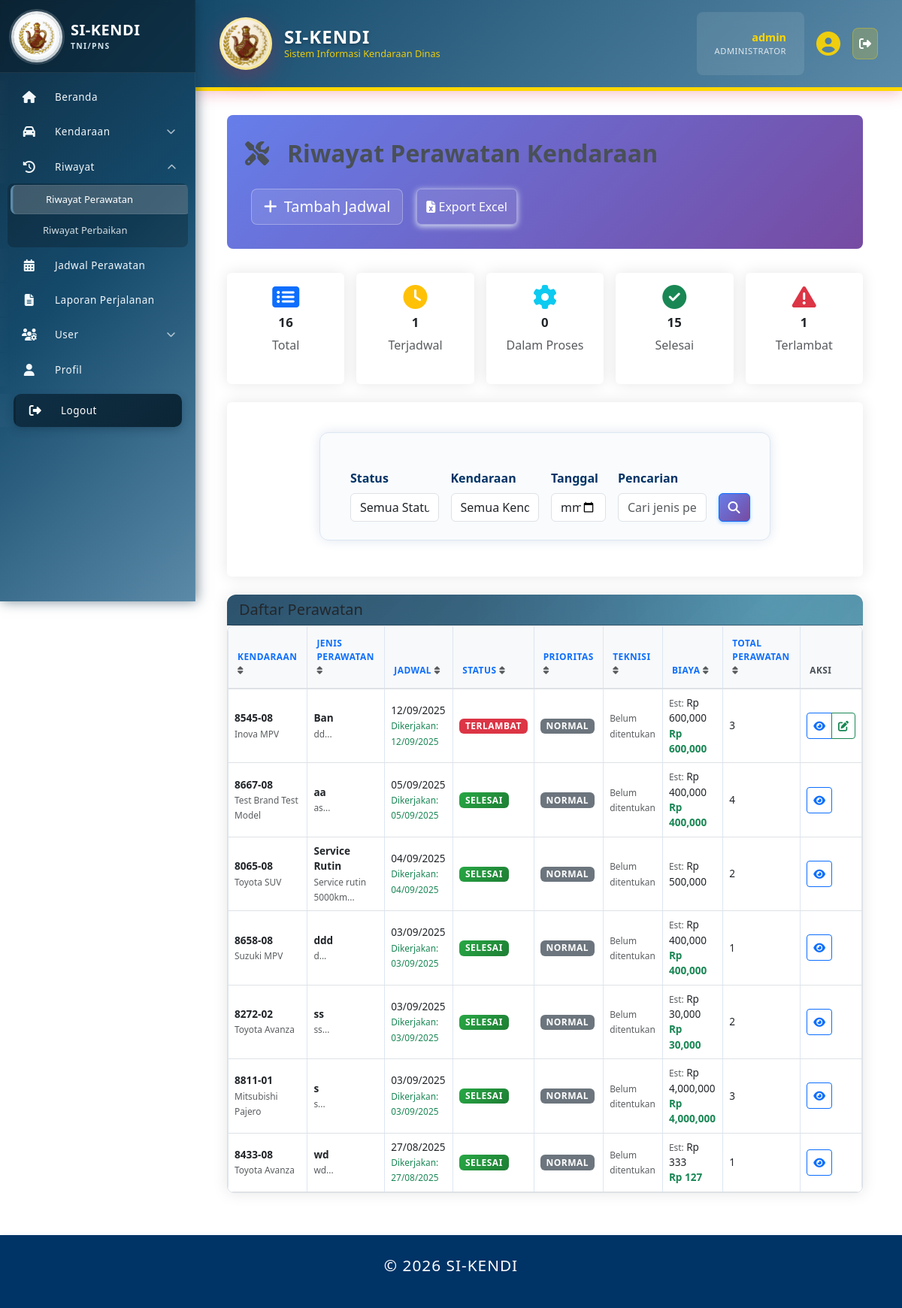
Page /index.php?page=riwayat_perawatan (signed in) on the committed database.
### tables this page shows
CREATE TABLE `jadwal_perawatan` (
  `id` int(11) NOT NULL,
  `kendaraan_id` int(11) NOT NULL,
  `jenis_perawatan` varchar(100) NOT NULL,
  `deskripsi` text DEFAULT NULL,
  `bengkel` varchar(50) DEFAULT NULL COMMENT 'Nama bengkel atau lokasi perawatan',
  `tanggal_perawatan` date DEFAULT NULL,
  `km_kembali` int(11) DEFAULT NULL,
  `km_saat_perawatan` int(11) DEFAULT NULL,
  `estimasi_biaya` decimal(15,2) DEFAULT NULL COMMENT 'Estimasi biaya perawatan',
  `status` enum('Terjadwal','Dalam Proses','Selesai','Terlewat','Dibatalkan','Ditunda') DEFAULT 'Terjadwal',
  `prioritas` varchar(30) DEFAULT NULL COMMENT 'Tingkat prioritas: Normal, Tinggi, Urgent',
  `reminder_sent` tinyint(1) DEFAULT 0,
  `tanggal_selesai` date DEFAULT NULL,
  `biaya_aktual` decimal(15,2) DEFAULT NULL COMMENT 'Biaya aktual yang dikeluarkan untuk perawatan',
  `keterangan` text DEFAULT NULL,
  `created_at` timestamp NOT NULL DEFAULT current_timestamp(),
  `updated_at` timestamp NOT NULL DEFAULT current_timestamp() ON UPDATE current_timestamp(),
  `created_by` int(11) DEFAULT NULL,
  `updated_by` int(11) DEFAULT NULL,
  `teknisi_id` int(11) DEFAULT NULL COMMENT 'ID pengguna yang bertindak sebagai teknisi'
);

CREATE TABLE `kendaraan` (
  `id` int(11) NOT NULL,
  `no_polisi` varchar(20) NOT NULL,
  `no_rangka` varchar(50) NOT NULL,
  `no_mesin` varchar(50) NOT NULL,
  `penanggung_jawab` enum('Baur Spri Kapus','Baurku','Baurtarlat','Bidduk TI','Caraka','Kabidduk TI','Kabidinfomin','Kabidinfoops','Kabidpamsisfo','Kapusinfolahta TNI','Kasubbid Jarkomta & Duknis','Kasubbid Pam Aplikasi','Kasubbid Pam jarkomta','Kasubbid SDM TI','Kasubbid Sisfogarku','Kasubbid Sisfointel','Kasubbid Sisfoopslat','Kasubbid Sisfopers','Kasubbid Sisfoter','Kataud','Kaurdal','Kaurpers','Kaurtu','Tamudi Kapus','Wakapusinfolahta TNI') NOT NULL,
  `pengguna_id` int(11) DEFAULT NULL,
  `merk` varchar(50) NOT NULL,
  `tipe` varchar(50) DEFAULT NULL,
  `tahun_pembuatan` year(4) DEFAULT NULL,
  `warna` varchar(30) DEFAULT NULL,
  `jenis` enum('Roda 2','Roda 4','Truk','Bus','Lainnya') DEFAULT 'Roda 4',
  `bahan_bakar` enum('Bensin','Solar','Listrik','Hybrid') DEFAULT 'Bensin',
  `no_reg` varchar(30) DEFAULT NULL,
  `no_stnk` varchar(30) DEFAULT NULL,
  `no_bpkb` varchar(30) DEFAULT NULL,
  `tanggal_berlaku_stnk` date DEFAULT NULL,
  `pemilik_stnk` varchar(100) DEFAULT NULL,
  `status_kepemilikan` enum('Satker','Pinjam Pakai') DEFAULT 'Satker',
  `satker` varchar(50) NOT NULL,
  `kode_barang` varchar(50) DEFAULT NULL,
  `kondisi` enum('Baik','Rusak Ringan','Rusak Berat') DEFAULT 'Baik',
  `status_kendaraan` enum('Operasional','Perbaikan','Rusak','Tidak Aktif') DEFAULT 'Operasional',
  `status_peminjaman` enum('Tersedia','Dipinjam','Maintenance','Rusak') DEFAULT 'Tersedia',
  `tanggal_servis_terakhir` date DEFAULT NULL,
  `last_service_km` int(11) DEFAULT NULL,
  `odometer` int(11) DEFAULT 0,
  `foto` varchar(255) DEFAULT NULL,
  `catatan` text DEFAULT NULL,
  `created_at` timestamp NOT NULL DEFAULT current_timestamp(),
  `updated_at` timestamp NOT NULL DEFAULT current_timestamp() ON UPDATE current_timestamp()
);

### pages/riwayat_perawatan.php (the view, shortened to what the rows shown need)
<?php
require_once 'includes/auth.php';
$action = $_GET['action'] ?? 'list';
$where_jp = [];
$params_jp = [];
$types_jp = '';
$where_k = [];
$params_k = [];
$types_k = '';
$where_jp_sql = !empty($where_jp) ? ' AND ' . implode(' AND ', $where_jp) : '';
$where_k_sql = !empty($where_k) ? ' AND ' . implode(' AND ', $where_k) : '';
$page = max(1, (int)($_GET['page_num'] ?? 1));
$limit = 10;
$offset = ($page - 1) * $limit;
$sort = strtolower(trim($_GET['sort'] ?? ''));
$dir = strtolower(trim($_GET['dir'] ?? 'desc'));
$dir = in_array($dir, ['asc', 'desc'], true) ? $dir : 'desc';
$inner_sql = "SELECT MAX(jp1.id) as id FROM jadwal_perawatan jp1 WHERE 1=1 " . $where_jp_sql . " GROUP BY jp1.kendaraan_id";
$order_by = 'jp.tanggal_perawatan DESC';
$sql = "SELECT jp.*, k.no_reg, k.merk, k.tipe, t.nama_lengkap as teknisi_nama,
           CASE
               WHEN jp.status = 'Terjadwal' AND jp.tanggal_perawatan < CURDATE() THEN 'Terlambat'
               ELSE jp.status
           END as status_display,
           COALESCE(jp.biaya_aktual, jp.estimasi_biaya, 0) AS biaya_sort,
           COALESCE(agg.total_perawatan, 0) AS total_perawatan
    FROM jadwal_perawatan jp
    JOIN kendaraan k ON jp.kendaraan_id = k.id
    LEFT JOIN pengguna t ON jp.teknisi_id = t.id
    LEFT JOIN (
        SELECT kendaraan_id, COUNT(*) AS total_perawatan
        FROM jadwal_perawatan
        GROUP BY kendaraan_id
    ) agg ON agg.kendaraan_id = jp.kendaraan_id
    WHERE jp.id IN (" . $inner_sql . ")" . $where_k_sql . "
    ORDER BY $order_by
    LIMIT ? OFFSET ?";
$stmt = $mysqli->prepare($sql);
$bind_params = array_merge($params_jp, $params_k, [$limit, $offset]);
$bind_types = $types_jp . $types_k . 'ii';
if (!empty($bind_params)) {
    $stmt->bind_param($bind_types, ...$bind_params);
}
$stmt->execute();
$perawatan_result = $stmt->get_result();
$vehicle_history = [];
function getStatusBadge($status) {
    $badges = [
        'Terjadwal' => 'warning',
        'Dalam Proses' => 'info',
        'Selesai' => 'success',
        'Ditunda' => 'secondary',
        'Terlambat' => 'danger'
    ];
    return $badges[$status] ?? 'secondary';
}
function getPriorityBadge($priority) {
    $badges = [
        'Tinggi' => 'danger',
        'Sedang' => 'warning',
        'Rendah' => 'info'
    ];
    return $badges[$priority] ?? 'secondary';
}
function sort_link($label, $key, $currentSort, $currentDir) {
    $params = $_GET;
    $isActive = ($currentSort === $key);
    $nextDir = ($isActive && strtolower($currentDir) === 'asc') ? 'desc' : 'asc';
    $params['sort'] = $key;
    $params['dir'] = $nextDir;
    $params['page'] = 'riwayat_perawatan';
    $query = http_build_query($params);
    $icon = '';
    if ($isActive) {
        $icon = strtolower($currentDir) === 'asc' ? ' <i class="fas fa-sort-up"></i>' : ' <i class="fas fa-sort-down"></i>';
    } else {
        $icon = ' <i class="fas fa-sort text-muted"></i>';
    }
    return '<a href="?' . htmlspecialchars($query) . '" class="text-decoration-none">' . htmlspecialchars($label) . $icon . '</a>';
}
?>
<div class="page-header">
            <h1><i class="fas fa-tools me-2"></i>Riwayat Perawatan Kendaraan</h1>
</div>
<div class="card">
    <div class="card-body p-0">
        <?php if ($action === 'view' && !empty($vehicle_history)): ?>
            <?php
            $backParams = $_GET;
            unset($backParams['action'], $backParams['id']);
            $backParams['page'] = 'riwayat_perawatan';
            $backUrl = '?' . http_build_query($backParams);
            ?>
            <div class="d-flex justify-content-between align-items-center px-3 py-2 border-bottom">
                <a href="<?= htmlspecialchars($backUrl) ?>" class="btn btn-outline-secondary">
                    <i class="fas fa-arrow-left me-1"></i> Kembali
                </a>
            </div>
            <div class="table-responsive">
                <table class="table table-hover mb-0" id="perawatanTable">
                    <thead class="table-light">
                        <tr>
                            <th>Tanggal</th>
                            <th>Jenis Perawatan</th>
                            <th>Deskripsi</th>
                            <th>Status</th>
                            <th>Teknisi</th>
                            <th>Biaya</th>
                        </tr>
                    </thead>
                    <tbody>
                        <?php foreach ($vehicle_history as $hist): ?>
                            <tr>
                                <td><?= date('d/m/Y', strtotime($hist['tanggal_perawatan'])) ?></td>
                                <td><?= htmlspecialchars($hist['jenis_perawatan']) ?></td>
                                <td><?= nl2br(htmlspecialchars(substr($hist['deskripsi'], 0, 100))) ?></td>
                                <td><span class="badge bg-<?= getStatusBadge($hist['status']) ?>"><?= htmlspecialchars($hist['status']) ?></span></td>
                                <td><?= htmlspecialchars($hist['teknisi_nama'] ?? $hist['nama_lengkap'] ?? '-') ?></td>
                                <td>
                                    <small class="text-muted">Est:</small> Rp <?= number_format($hist['estimasi_biaya'] ?: 0) ?>
                                    <?php if ($hist['biaya_aktual']): ?>
                                        <br><strong class="text-success">Act: Rp <?= number_format($hist['biaya_aktual']) ?></strong>
                                    <?php endif; ?>
                                </td>
                            </tr>
                        <?php endforeach; ?>
                    </tbody>
                </table>
            </div>
        <?php elseif ($perawatan_result->num_rows > 0): ?>
            <div class="table-responsive">
                <table class="table table-hover mb-0" id="perawatanTable">
                    <thead class="table-light">
                        <tr>
                            <th><?= sort_link('Kendaraan','kendaraan', $sort, $dir) ?></th>
                            <th><?= sort_link('Jenis Perawatan','jenis', $sort, $dir) ?></th>
                            <th><?= sort_link('Jadwal','jadwal', $sort, $dir) ?></th>
                            <th><?= sort_link('Status','status', $sort, $dir) ?></th>
                            <th><?= sort_link('Prioritas','prioritas', $sort, $dir) ?></th>
                            <th><?= sort_link('Teknisi','teknisi', $sort, $dir) ?></th>
                            <th><?= sort_link('Biaya','biaya', $sort, $dir) ?></th>
                            <th><?= sort_link('Total Perawatan','total', $sort, $dir) ?></th>
                            <th>Aksi</th>
                        </tr>
                    </thead>
                    <tbody>
                        <?php while ($row = $perawatan_result->fetch_assoc()): ?>
                            <tr>
                                <td>
                                    <strong><?= htmlspecialchars($row['no_reg']) ?></strong>
                                    <br><small class="text-muted"><?= htmlspecialchars($row['merk'] . ' ' . $row['tipe']) ?></small>
                                </td>
                                <td>
                                    <strong><?= htmlspecialchars($row['jenis_perawatan']) ?></strong>
                                    <?php if ($row['deskripsi']): ?>
                                        <br><small class="text-muted"><?= htmlspecialchars(substr($row['deskripsi'], 0, 50)) ?>...</small>
                                    <?php endif; ?>
                                </td>
                                <td>
                                    <?= date('d/m/Y', strtotime($row['tanggal_perawatan'])) ?>
                                    <?php if ($row['tanggal_perawatan']): ?>
                                        <br><small class="text-success">Dikerjakan: <?= date('d/m/Y', strtotime($row['tanggal_perawatan'])) ?></small>
                                    <?php endif; ?>
                                </td>
                                <td>
                                    <span class="badge bg-<?= getStatusBadge($row['status_display']) ?>">
                                        <?= $row['status_display'] ?>
                                    </span>
                                </td>
                                <td>
                                    <?php if ($row['prioritas']): ?>
                                        <span class="badge bg-<?= getPriorityBadge($row['prioritas']) ?>">
                                            <?= $row['prioritas'] ?>
                                        </span>
                                    <?php endif; ?>
                                </td>
                                <td>
                                    <?= $row['teknisi_nama'] ? htmlspecialchars($row['teknisi_nama']) : '<small class="text-muted">Belum ditentukan</small>' ?>
                                </td>
                                <td>
                                    <small class="text-muted">Est:</small> Rp <?= number_format($row['estimasi_biaya'] ?: 0) ?>
                                    <?php if ($row['biaya_aktual']): ?>
                                        <br><strong class="text-success">Rp <?= number_format($row['biaya_aktual']) ?></strong>
                                    <?php endif; ?>
                                </td>
                                <td>
                                    <?= (int)($row['total_perawatan'] ?? 0) ?>
                                </td>
                                <td>
                                    <div class="btn-group btn-group-sm">
                                        <button class="btn btn-outline-primary" onclick="viewDetail(<?= $row['kendaraan_id'] ?>)" title="Lihat Riwayat">
                                            <i class="fas fa-eye"></i>
                                        </button>
                                        <?php if ($row['status'] !== 'Selesai'): ?>
                                            <button class="btn btn-outline-success" onclick="updateStatus(<?= $row['id'] ?>, '<?= $row['status'] ?>')">
                                                <i class="fas fa-edit"></i>
                                            </button>
                                        <?php endif; ?>
                                    </div>
                                </td>
                            </tr>
                        <?php endwhile; ?>
                    </tbody>
                </table>
            </div>
        <?php endif; ?>
    </div>
</div>

### rows in the picture
jadwal_perawatan: kendaraan.no_reg "8545-08", kendaraan.tipe "Inova MPV", jenis_perawatan "Ban", deskripsi "dd", tanggal_perawatan "12/09/2025", status_display "TERLAMBAT", prioritas "NORMAL", estimasi_biaya "600,000", biaya_aktual "600,000", total_perawatan "3"
jadwal_perawatan: kendaraan.no_reg "8667-08", kendaraan.tipe "Test Brand Test Model", jenis_perawatan "aa", deskripsi "as", tanggal_perawatan "05/09/2025", status_display "SELESAI", prioritas "NORMAL", estimasi_biaya "400,000", biaya_aktual "400,000", total_perawatan "4"
jadwal_perawatan: kendaraan.no_reg "8065-08", kendaraan.tipe "Toyota SUV", jenis_perawatan "Service Rutin", deskripsi "Service rutin 5000km", tanggal_perawatan "04/09/2025", status_display "SELESAI", prioritas "NORMAL", estimasi_biaya "500,000", total_perawatan "2"
jadwal_perawatan: kendaraan.no_reg "8658-08", kendaraan.tipe "Suzuki MPV", jenis_perawatan "ddd", deskripsi "d", tanggal_perawatan "03/09/2025", status_display "SELESAI", prioritas "NORMAL", estimasi_biaya "400,000", biaya_aktual "400,000", total_perawatan "1"
jadwal_perawatan: kendaraan.no_reg "8272-02", kendaraan.tipe "Toyota Avanza", jenis_perawatan "ss", deskripsi "ss", tanggal_perawatan "03/09/2025", status_display "SELESAI", prioritas "NORMAL", estimasi_biaya "30,000", biaya_aktual "30,000", total_perawatan "2"
jadwal_perawatan: kendaraan.no_reg "8811-01", kendaraan.tipe "Mitsubishi Pajero", jenis_perawatan "s", deskripsi "s", tanggal_perawatan "03/09/2025", status_display "SELESAI", prioritas "NORMAL", estimasi_biaya "4,000,000", biaya_aktual "4,000,000", total_perawatan "3"
jadwal_perawatan: kendaraan.no_reg "8433-08", kendaraan.tipe "Toyota Avanza", jenis_perawatan "wd", deskripsi "wd", tanggal_perawatan "27/08/2025", status_display "SELESAI", prioritas "NORMAL", estimasi_biaya "333", biaya_aktual "127", total_perawatan "1"

### other values in the picture
isset($_SESSION['username']) ? $_SESSION['username'] : '' "admin"
$stats['total'] "16"
$stats['terjadwal'] "1"
$stats['proses'] "0"
$stats['selesai'] "15"
$stats['terlambat'] "1"
$label "KENDARAAN JENIS PERAWATAN JADWAL STATUS PRIORITAS TEKNISI BIAYA TOTAL PERAWATAN"
